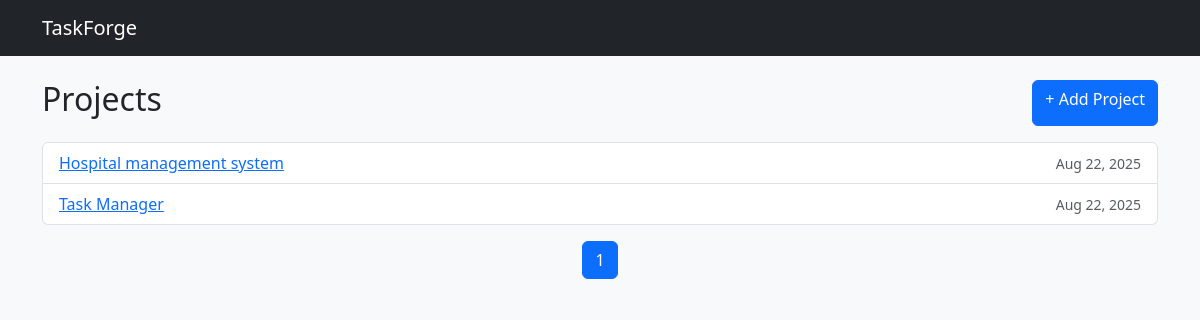
The page /projects/ on the database as committed earlier.
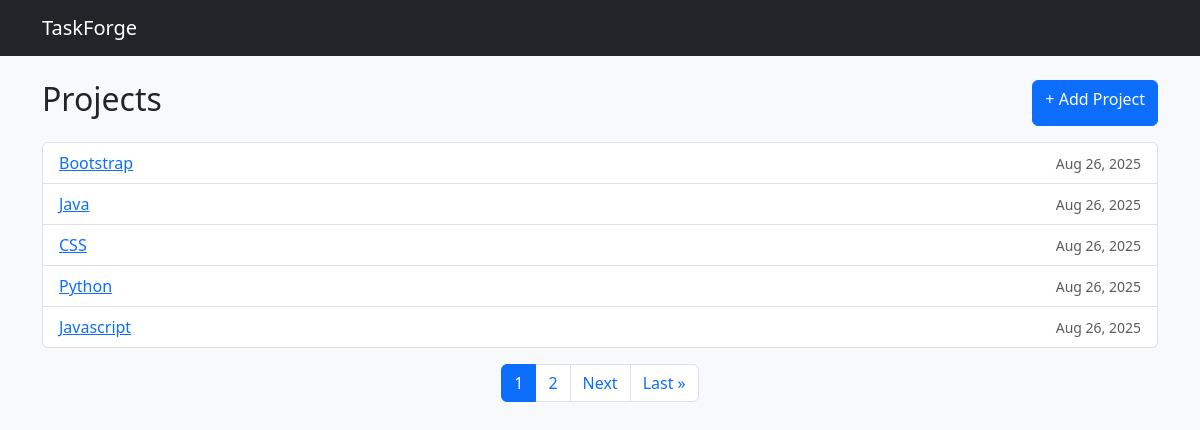
The same page on the database as committed later.
### tasks/models.py (models this page shows, shortened)
class Project(models.Model):
    name = models.CharField(max_length=200, unique=True)
    description = models.TextField(blank=True, null=True)
    created_at = models.DateTimeField(auto_now_add=True)
    class Meta:
        verbose_name_plural = "Projects"
        ordering =["-created_at"]

### tasks/views.py (the view)
# urls.py: path("projects/", views.project_list, name="project-list")
def project_list(request):
    projects = Project.objects.all()
    paginator = Paginator(projects, 5)
    page_number = request.GET.get('page')
    page_obj = paginator.get_page(page_number)
    context = {
        'projects': projects,
        'page_obj': page_obj
    }
    return render(request, "tasks/project_list.html", context)

### tasks/templates/tasks/project_list.html (shortened to what this page needs)
{% extends "base.html" %}
{% block content %}
<div class="d-flex justify-content-between mb-3">
  <h2>Projects</h2>
  <a class="btn btn-primary" href="">+ Add Project</a>
</div>
{% if projects %}
<ul class="list-group mb-3">
  {% for project in page_obj %}
  <li class="list-group-item d-flex justify-content-between align-items-center">
    <a href="">{{ project.name }}</a>
    <small class="text-muted">{{ project.created_at|date:"M d, Y" }}</small>
  </li>
  {% endfor %}
</ul>
<nav aria-label="Page navigation">
  <ul class="pagination justify-content-center">
    {% for num in page_obj.paginator.page_range %}
      {% if page_obj.number == num %}
        <li class="page-item active">
          <span class="page-link">{{ num }}</span>
        </li>
      {% elif num > page_obj.number|add:'-3' and num < page_obj.number|add:'3' %}
        <li class="page-item">
          <a class="page-link" href="?page={{ num }}">{{ num }}</a>
        </li>
      {% endif %}
    {% endfor %}
    {% if page_obj.has_next %}
      <li class="page-item">
        <a class="page-link" href="?page={{ page_obj.next_page_number }}">Next</a>
      </li>
      <li class="page-item">
        <a class="page-link" href="?page={{ page_obj.paginator.num_pages }}">Last &raquo;</a>
      </li>
    {% endif %}
  </ul>
</nav>
{% else %}
<p class="text-muted">No projects yet.</p>
{% endif %}
{% endblock %}

### tasks/templates/base.html (shortened to what this page needs)
<!doctype html>
<html lang="en">
<head>
  <link rel="stylesheet" href="https://cdn.jsdelivr.net/npm/bootstrap@5.3.3/dist/css/bootstrap.min.css">
</head>
<body class="bg-light">
<nav class="navbar navbar-expand-lg navbar-dark bg-dark">
  <div class="container">
    <a class="navbar-brand" href="/">TaskForge</a>
  </div>
</nav>
<main class="container py-4">
  {% block content %}{% endblock %}
</main>
</body>
</html>

Rows that differ between the two databases and show on the page:
no longer on this page (row unchanged): Project: name "Hospital management system", created_at "Aug 22, 2025"
no longer on this page (row unchanged): Project: name "Task Manager", created_at "Aug 22, 2025"
added Project: name "Bootstrap", created_at "Aug 26, 2025"
added Project: name "Java", created_at "Aug 26, 2025"
added Project: name "CSS", created_at "Aug 26, 2025"
added Project: name "Python", created_at "Aug 26, 2025"
added Project: name "Javascript", created_at "Aug 26, 2025"
Other text that changed with them:
new list line: "2"
text now shown: "Next Last »"
